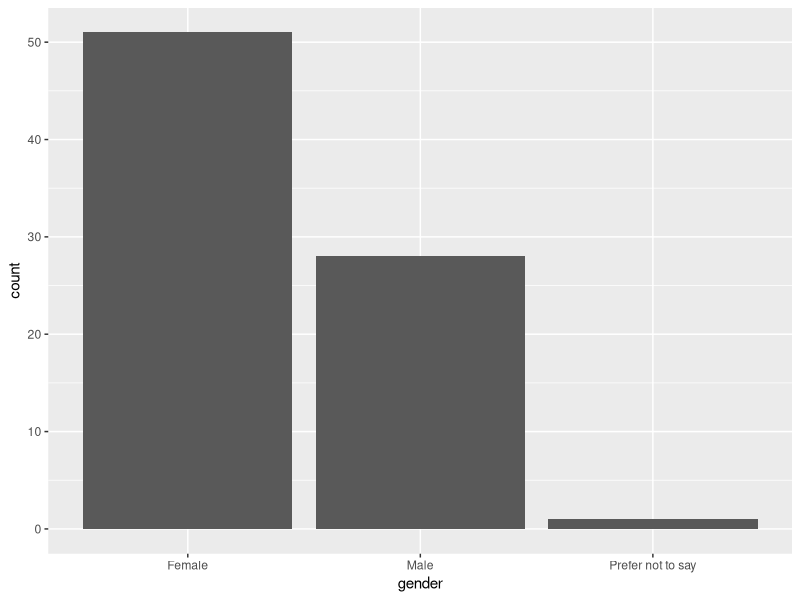
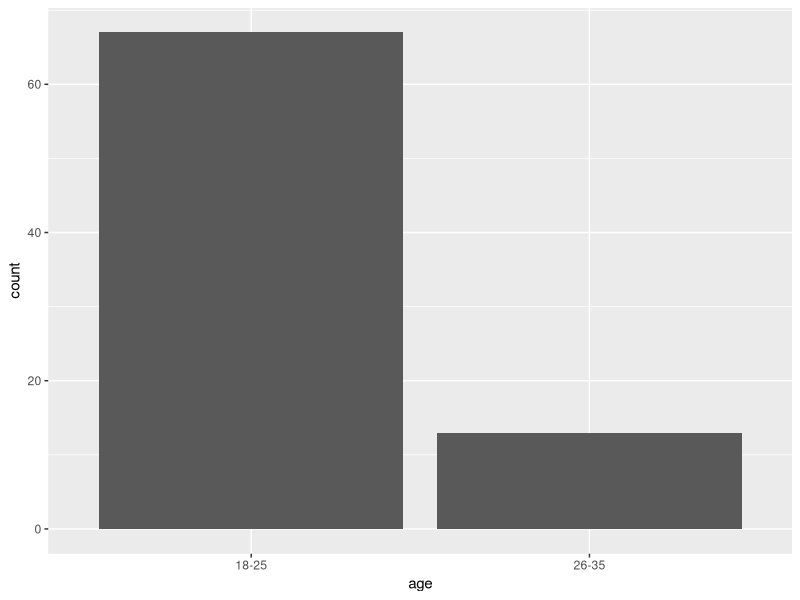
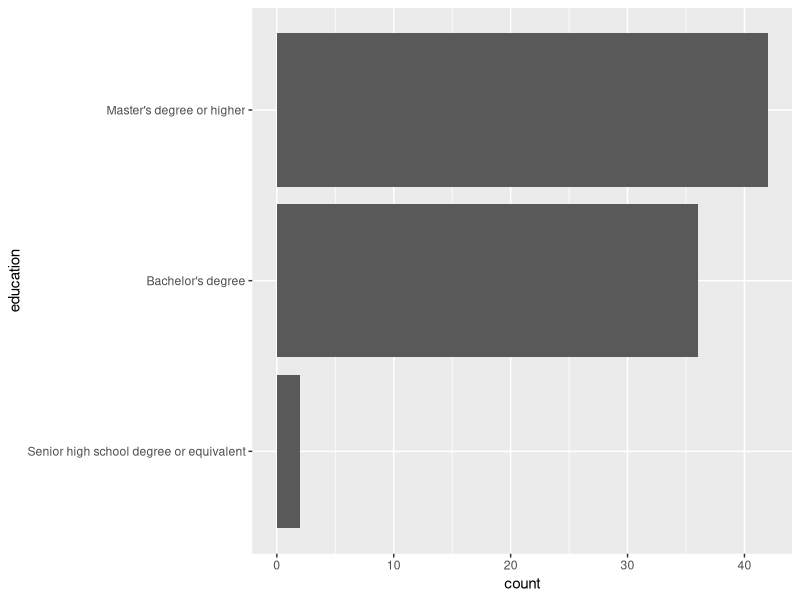
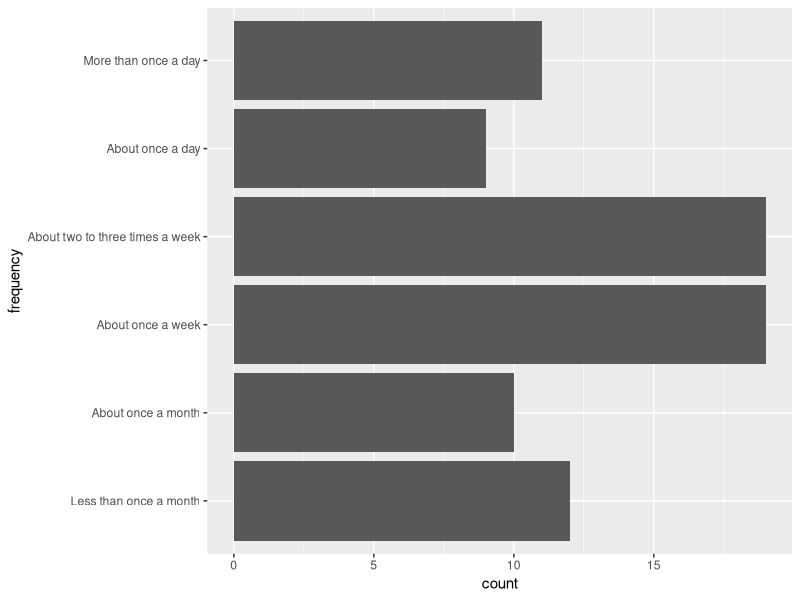

These charts were generated, in order, by the following R code:
## ---- chunk 1
knitr::opts_chunk$set(echo = TRUE)
library(dplyr)
library(readr)

age_levels <- c(
  "18-25", 
  "26-35"
)

education_levels <- c(
  "Senior high school degree or equivalent",
  "Bachelor's degree",                     
  "Master's degree or higher"              
)

frenquency_levels <-c(
  "Less than once a month",
  "About once a month",
  "About once a week",
  "About two to three times a week",
  "About once a day",
  "More than once a day" 
)

likert_levels <- c(
  "Not likely at all",
  "Slightly likely",   
  "Moderately Likely",
  "Very likely"       
)

d_dataframe <- read_csv(
  './data/influencer-marketing-data.csv',
  col_types = cols(
    col_factor(),
    col_factor(ordered = TRUE, levels = age_levels),
    col_factor(ordered = TRUE, levels = education_levels),
    col_factor(ordered = TRUE, levels = frenquency_levels),
    col_factor(ordered = TRUE, levels = likert_levels),
    col_factor(ordered = TRUE, levels = likert_levels),
    
  ))
## ---- chunk 2
library(ggplot2)

d_dataframe %>%
  ggplot(aes(
    x = gender
  )) + geom_bar()

d_dataframe %>%
  ggplot(aes(
    x = age
  )) + geom_bar()

d_dataframe %>%
  ggplot(aes(
    x = education
  )) + geom_bar()+coord_flip()


d_dataframe %>%
  ggplot(aes(
    x = frequency
  )) + geom_bar()+coord_flip()

## ---- chunk 3
d_dataframe_1 <- d_dataframe %>%
  mutate(
    informativeness = as.numeric(informativeness),
    entertainment = as.numeric(entertainment)
    )%>%
  cor.test(~ informativeness + entertainment, method = 'spearman', data = .)

